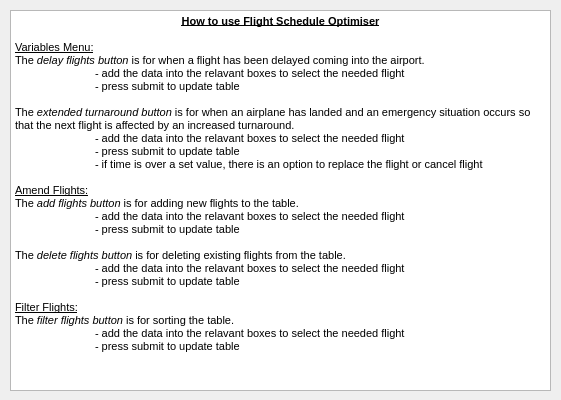
<?xml version="1.0" encoding="UTF-8"?>
<ui version="4.0">
 <class>instructions_menu</class>
 <widget class="QWidget" name="instructions_menu">
  <property name="geometry">
   <rect>
    <x>0</x>
    <y>0</y>
    <width>561</width>
    <height>400</height>
   </rect>
  </property>
  <property name="windowTitle">
   <string>Instructions</string>
  </property>
  <widget class="QTextEdit" name="textEdit">
   <property name="geometry">
    <rect>
     <x>10</x>
     <y>10</y>
     <width>541</width>
     <height>381</height>
    </rect>
   </property>
   <property name="html">
    <string>&lt;!DOCTYPE HTML PUBLIC &quot;-//W3C//DTD HTML 4.0//EN&quot; &quot;http://www.w3.org/TR/REC-html40/strict.dtd&quot;&gt;
&lt;html&gt;&lt;head&gt;&lt;meta name=&quot;qrichtext&quot; content=&quot;1&quot; /&gt;&lt;style type=&quot;text/css&quot;&gt;
p, li { white-space: pre-wrap; }
&lt;/style&gt;&lt;/head&gt;&lt;body style=&quot; font-family:'MS Shell Dlg 2'; font-size:8pt; font-weight:400; font-style:normal;&quot;&gt;
&lt;p align=&quot;center&quot; style=&quot; margin-top:0px; margin-bottom:0px; margin-left:0px; margin-right:0px; -qt-block-indent:0; text-indent:0px;&quot;&gt;&lt;span style=&quot; font-weight:600; text-decoration: underline;&quot;&gt;How to use Flight Schedule Optimiser&lt;/span&gt;&lt;/p&gt;
&lt;p style=&quot;-qt-paragraph-type:empty; margin-top:0px; margin-bottom:0px; margin-left:0px; margin-right:0px; -qt-block-indent:0; text-indent:0px;&quot;&gt;&lt;br /&gt;&lt;/p&gt;
&lt;p style=&quot; margin-top:0px; margin-bottom:0px; margin-left:0px; margin-right:0px; -qt-block-indent:0; text-indent:0px;&quot;&gt;&lt;span style=&quot; text-decoration: underline;&quot;&gt;Variables Menu:&lt;/span&gt;&lt;/p&gt;
&lt;p style=&quot; margin-top:0px; margin-bottom:0px; margin-left:0px; margin-right:0px; -qt-block-indent:0; text-indent:0px;&quot;&gt;The &lt;span style=&quot; font-style:italic;&quot;&gt;delay flights button&lt;/span&gt; is for when a flight has been delayed coming into the airport.&lt;/p&gt;
&lt;p style=&quot; margin-top:0px; margin-bottom:0px; margin-left:0px; margin-right:0px; -qt-block-indent:0; text-indent:0px;&quot;&gt;	- add the data into the relavant boxes to select the needed flight&lt;/p&gt;
&lt;p style=&quot; margin-top:0px; margin-bottom:0px; margin-left:0px; margin-right:0px; -qt-block-indent:0; text-indent:0px;&quot;&gt;	- press submit to update table&lt;/p&gt;
&lt;p style=&quot;-qt-paragraph-type:empty; margin-top:0px; margin-bottom:0px; margin-left:0px; margin-right:0px; -qt-block-indent:0; text-indent:0px;&quot;&gt;&lt;br /&gt;&lt;/p&gt;
&lt;p style=&quot; margin-top:0px; margin-bottom:0px; margin-left:0px; margin-right:0px; -qt-block-indent:0; text-indent:0px;&quot;&gt;The &lt;span style=&quot; font-style:italic;&quot;&gt;extended turnaround button&lt;/span&gt; is for when an airplane has landed and an emergency situation occurs so that the next flight is affected by an increased turnaround.&lt;/p&gt;
&lt;p style=&quot; margin-top:0px; margin-bottom:0px; margin-left:0px; margin-right:0px; -qt-block-indent:0; text-indent:0px;&quot;&gt;	- add the data into the relavant boxes to select the needed flight&lt;/p&gt;
&lt;p style=&quot; margin-top:0px; margin-bottom:0px; margin-left:0px; margin-right:0px; -qt-block-indent:0; text-indent:0px;&quot;&gt;	- press submit to update table&lt;/p&gt;
&lt;p style=&quot; margin-top:0px; margin-bottom:0px; margin-left:0px; margin-right:0px; -qt-block-indent:0; text-indent:0px;&quot;&gt;	- if time is over a set value, there is an option to replace the flight or cancel flight&lt;/p&gt;
&lt;p style=&quot;-qt-paragraph-type:empty; margin-top:0px; margin-bottom:0px; margin-left:0px; margin-right:0px; -qt-block-indent:0; text-indent:0px;&quot;&gt;&lt;br /&gt;&lt;/p&gt;
&lt;p style=&quot; margin-top:0px; margin-bottom:0px; margin-left:0px; margin-right:0px; -qt-block-indent:0; text-indent:0px;&quot;&gt;&lt;span style=&quot; text-decoration: underline;&quot;&gt;Amend Flights:&lt;/span&gt;&lt;/p&gt;
&lt;p style=&quot; margin-top:0px; margin-bottom:0px; margin-left:0px; margin-right:0px; -qt-block-indent:0; text-indent:0px;&quot;&gt;The &lt;span style=&quot; font-style:italic;&quot;&gt;add flights button&lt;/span&gt; is for adding new flights to the table.&lt;/p&gt;
&lt;p style=&quot; margin-top:0px; margin-bottom:0px; margin-left:0px; margin-right:0px; -qt-block-indent:0; text-indent:0px;&quot;&gt;	- add the data into the relavant boxes to select the needed flight&lt;/p&gt;
&lt;p style=&quot; margin-top:0px; margin-bottom:0px; margin-left:0px; margin-right:0px; -qt-block-indent:0; text-indent:0px;&quot;&gt;	- press submit to update table&lt;/p&gt;
&lt;p style=&quot;-qt-paragraph-type:empty; margin-top:0px; margin-bottom:0px; margin-left:0px; margin-right:0px; -qt-block-indent:0; text-indent:0px;&quot;&gt;&lt;br /&gt;&lt;/p&gt;
&lt;p style=&quot; margin-top:0px; margin-bottom:0px; margin-left:0px; margin-right:0px; -qt-block-indent:0; text-indent:0px;&quot;&gt;The &lt;span style=&quot; font-style:italic;&quot;&gt;delete flights button&lt;/span&gt; is for deleting existing flights from the table.&lt;/p&gt;
&lt;p style=&quot; margin-top:0px; margin-bottom:0px; margin-left:0px; margin-right:0px; -qt-block-indent:0; text-indent:0px;&quot;&gt;	- add the data into the relavant boxes to select the needed flight&lt;/p&gt;
&lt;p style=&quot; margin-top:0px; margin-bottom:0px; margin-left:0px; margin-right:0px; -qt-block-indent:0; text-indent:0px;&quot;&gt;	- press submit to update table&lt;/p&gt;
&lt;p style=&quot;-qt-paragraph-type:empty; margin-top:0px; margin-bottom:0px; margin-left:0px; margin-right:0px; -qt-block-indent:0; text-indent:0px;&quot;&gt;&lt;br /&gt;&lt;/p&gt;
&lt;p style=&quot; margin-top:0px; margin-bottom:0px; margin-left:0px; margin-right:0px; -qt-block-indent:0; text-indent:0px;&quot;&gt;&lt;span style=&quot; text-decoration: underline;&quot;&gt;Filter Flights:&lt;/span&gt;&lt;/p&gt;
&lt;p style=&quot; margin-top:0px; margin-bottom:0px; margin-left:0px; margin-right:0px; -qt-block-indent:0; text-indent:0px;&quot;&gt;The &lt;span style=&quot; font-style:italic;&quot;&gt;filter flights button&lt;/span&gt; is for sorting the table.&lt;/p&gt;
&lt;p style=&quot; margin-top:0px; margin-bottom:0px; margin-left:0px; margin-right:0px; -qt-block-indent:0; text-indent:0px;&quot;&gt;	- add the data into the relavant boxes to select the needed flight&lt;/p&gt;
&lt;p style=&quot; margin-top:0px; margin-bottom:0px; margin-left:0px; margin-right:0px; -qt-block-indent:0; text-indent:0px;&quot;&gt;	- press submit to update table&lt;/p&gt;&lt;/body&gt;&lt;/html&gt;</string>
   </property>
  </widget>
 </widget>
 <resources/>
 <connections/>
</ui>
